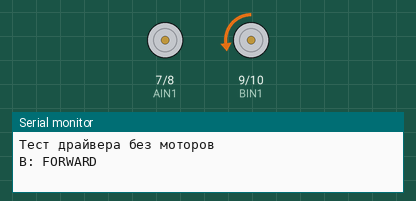
Simulated run of this sketch. Board: Arduino Uno, built with avr-gcc and run on an emulated ATmega328P. Shown: motor-driver pin pairs drawn as motors (green arrow = first pin HIGH = forward, orange = second pin HIGH = backward, longer = more drive, scaled by the enable pin), the last lines printed to the serial monitor.

Above: at 0.5 s.
At 1.5 s:
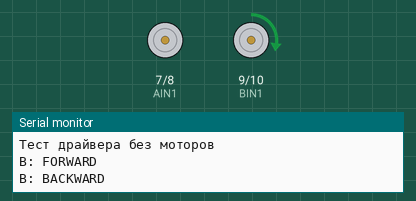
At 2.5 s:
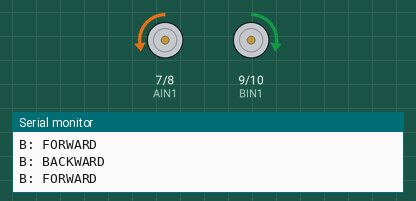
At 3.5 s:
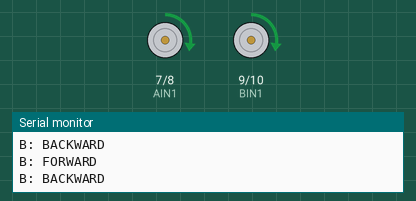
Timing chart, 0 to 5.2 s (numbered marks = the images above):
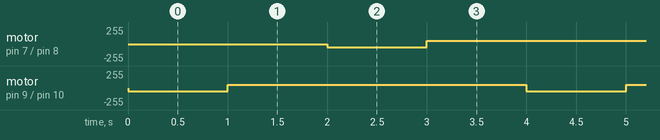

Measured:
- by itself, motor on pin 7 (AIN1) / pin 8 (AIN2), motor on pin 9 (BIN1) / pin 10 (BIN2): alternates forward 50/255 for 3.0 s and backward 50/255 for 1.0 s

The sketch:

motor_test_b.ino
```cpp
#define PWMA 5
#define PWMB 6

#define AIN1 7
#define AIN2 8
#define BIN1 9
#define BIN2 10


void setup() {
  Serial.begin(115200);


  pinMode(AIN1, OUTPUT); pinMode(AIN2, OUTPUT);
  pinMode(BIN1, OUTPUT); pinMode(BIN2, OUTPUT);
  pinMode(PWMA, OUTPUT); pinMode(PWMB, OUTPUT);

  Serial.println("Тест драйвера без моторов");
}

void loop() {
  // Тест канала Б
  Serial.println("B: FORWARD");
  digitalWrite(BIN1, LOW); digitalWrite(BIN2, HIGH);
  analogWrite(PWMB, 50);
  delay(1000);

  Serial.println("B: BACKWARD");
  digitalWrite(BIN1, HIGH); digitalWrite(BIN2, LOW);
  analogWrite(PWMB, 50);
  delay(1000);

   Serial.println("B: FORWARD");
  digitalWrite(AIN1, LOW); digitalWrite(AIN2, HIGH);
  analogWrite(PWMA, 50);
  delay(1000);

  Serial.println("B: BACKWARD");
  digitalWrite(AIN1, HIGH); digitalWrite(AIN2, LOW);
  analogWrite(PWMA, 50);
  delay(1000);

}
```
